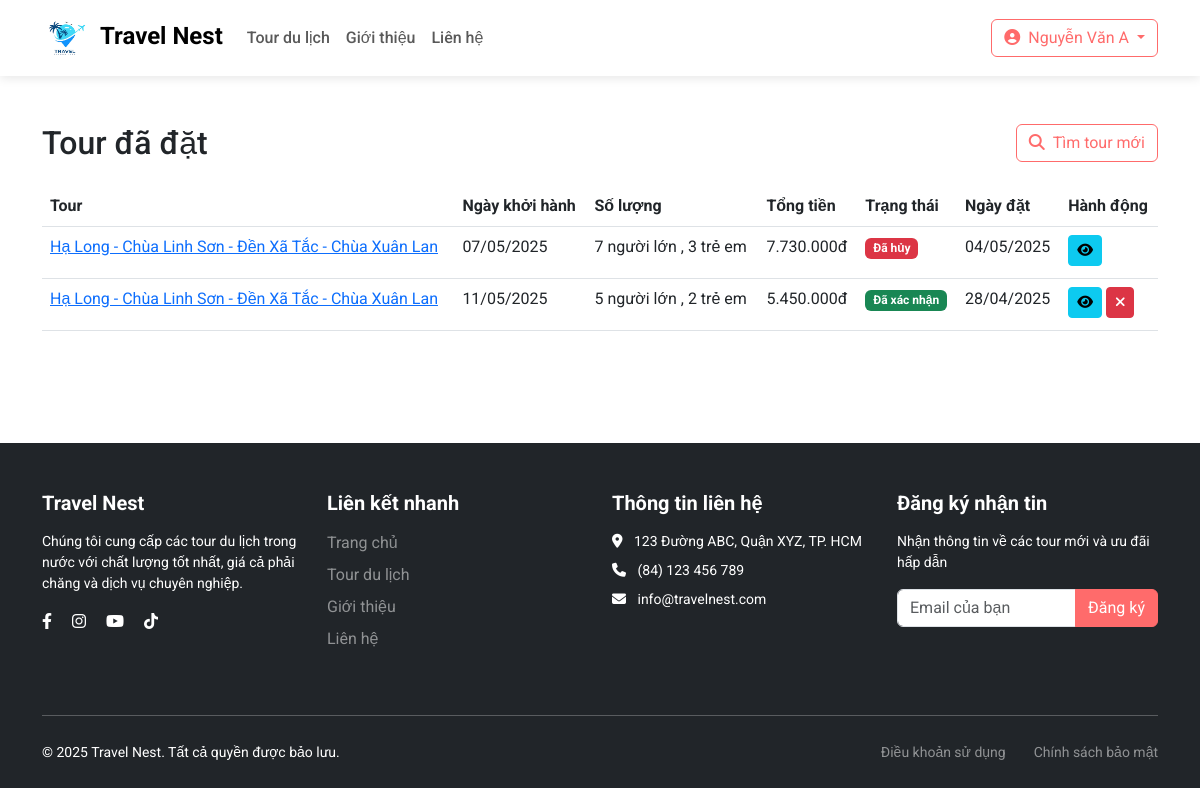
The app's page /my-bookings.php (signed in) with its own data.
### tables this page shows
CREATE TABLE `bookings` (
  `booking_id` int NOT NULL,
  `user_id` int NOT NULL,
  `tour_id` int NOT NULL,
  `date_id` int NOT NULL,
  `num_adults` int NOT NULL DEFAULT '1',
  `num_children` int NOT NULL DEFAULT '0',
  `total_price` decimal(10,2) NOT NULL,
  `notes` text,
  `status` enum('confirmed','completed','cancelled') DEFAULT 'confirmed',
  `booking_date` timestamp NULL DEFAULT CURRENT_TIMESTAMP,
  `updated_at` timestamp NULL DEFAULT CURRENT_TIMESTAMP ON UPDATE CURRENT_TIMESTAMP
);

CREATE TABLE `tours` (
  `tour_id` int NOT NULL,
  `name` varchar(255) NOT NULL,
  `description` text NOT NULL,
  `location` varchar(100) NOT NULL,
  `duration` varchar(50) NOT NULL,
  `price_adult` decimal(10,2) NOT NULL,
  `price_child` decimal(10,2) NOT NULL,
  `image1` varchar(255) DEFAULT NULL,
  `image2` varchar(255) DEFAULT NULL,
  `image3` varchar(255) DEFAULT NULL,
  `status` enum('active','inactive') DEFAULT 'active',
  `created_at` timestamp NULL DEFAULT CURRENT_TIMESTAMP,
  `updated_at` timestamp NULL DEFAULT CURRENT_TIMESTAMP ON UPDATE CURRENT_TIMESTAMP
);

CREATE TABLE `tour_dates` (
  `date_id` int NOT NULL,
  `tour_id` int NOT NULL,
  `departure_date` date NOT NULL,
  `available_seats` int NOT NULL DEFAULT '20',
  `status` enum('available','full','cancelled') DEFAULT 'available'
);

### my-bookings.php (the view, shortened to what this page needs)
<?php
include 'config/config.php';
$userId = $_SESSION['user_id'];
$stmt = $conn->prepare("
    SELECT b.booking_id, b.booking_date, b.status, b.total_price,
           b.num_adults, b.num_children, b.notes,
           t.tour_id, t.name as tour_name, t.location, t.image1,
           td.departure_date,
           (SELECT COUNT(*) FROM reviews r WHERE r.booking_id = b.booking_id) as has_review
    FROM bookings b
    INNER JOIN tours t ON b.tour_id = t.tour_id
    INNER JOIN tour_dates td ON b.date_id = td.date_id
    WHERE b.user_id = ?
    ORDER BY b.booking_date DESC
");
$stmt->bind_param("i", $userId);
$stmt->execute();
$bookings = $stmt->get_result();
include 'layouts/header.php';
?>
<div class="container py-5">
    <div class="row">
        <div class="col-12">
            <div class="d-flex justify-content-between align-items-center mb-4">
                <h2 class="mb-0">Tour đã đặt</h2>
                <a href="tours.php" class="btn btn-outline-primary">
                    <i class="fas fa-search me-2"></i>Tìm tour mới
                </a>
            </div>
            <?php if ($bookings->num_rows > 0): ?>
                <table class="table">
                    <thead>
                        <tr>
                            <th>Tour</th>
                            <th>Ngày khởi hành</th>
                            <th>Số lượng</th>
                            <th>Tổng tiền</th>
                            <th>Trạng thái</th>
                            <th>Ngày đặt</th>
                            <th>Hành động</th>
                        </tr>
                    </thead>
                    <tbody>
                        <?php while ($booking = $bookings->fetch_assoc()): ?>
                            <tr>
                                <td><a href="tour-detail.php?id=<?php echo $booking['tour_id']; ?>"><?php echo $booking['tour_name']; ?></a></td>
                                <td><?php echo date('d/m/Y', strtotime($booking['departure_date'])); ?></td>
                                <td>
                                    <?php echo $booking['num_adults']; ?> người lớn
                                    <?php if ($booking['num_children'] > 0): ?>, <?php echo $booking['num_children']; ?> trẻ em<?php endif; ?>
                                </td>
                                <td><?php echo number_format($booking['total_price'], 0, ',', '.'); ?>đ</td>
                                <td>
                                    <?php
                                    $statusClass = $statusText = '';
                                    switch ($booking['status']) {
                                        case 'confirmed':
                                            $statusClass = 'bg-success';
                                            $statusText = 'Đã xác nhận';
                                            break;
                                        case 'cancelled':
                                            $statusClass = 'bg-danger';
                                            $statusText = 'Đã hủy';
                                            break;
                                    }
                                    ?>
                                    <span class="badge <?php echo $statusClass; ?>"><?php echo $statusText; ?></span>
                                </td>
                                <td><?php echo date('d/m/Y', strtotime($booking['booking_date'])); ?></td>
                                <td>
                                    <button type="button" class="btn btn-sm btn-info mb-1" data-bs-toggle="modal" data-bs-target="#detailModal<?php echo $booking['booking_id']; ?>">
                                        <i class="fas fa-eye"></i>
                                    </button>
                                    <?php if ($booking['status'] === 'confirmed'): ?>
                                        <a href="?cancel=<?php echo $booking['booking_id']; ?>" class="btn btn-sm btn-danger mb-1" onclick="return confirm('Bạn có chắc chắn muốn hủy đơn đặt tour này?')">
                                            <i class="fas fa-times"></i>
                                        </a>
                                    <?php endif; ?>
                                </td>
                            </tr>
                        <?php endwhile; ?>
                    </tbody>
                </table>
            <?php endif; ?>
        </div>
    </div>
</div>
<?php include 'layouts/footer.php'; ?>

### assets/css/style.css (style rules this page uses)
:root { --primary: #FF6B6B; --primary-dark: #ff5252; --secondary: #4ECDC4; --dark: #292F36; --light: #F7FFF7; --gray: #6c757d; }
body { font-family: 'Roboto', sans-serif; overflow-x: hidden; }
.btn-outline-primary { color: #FF6B6B; border-color: #FF6B6B; }

### records on screen
bookings: tour.name "Hạ Long - Chùa Linh Sơn - Đền Xã Tắc - Chùa Xuân Lan", date.departure_date "07/05/2025", num_adults "7", num_children "3", total_price "7.730.000", status "Đã hủy", booking_date "04/05/2025"
bookings: tour.name "Hạ Long - Chùa Linh Sơn - Đền Xã Tắc - Chùa Xuân Lan", date.departure_date "11/05/2025", num_adults "5", num_children "2", total_price "5.450.000", status "Đã xác nhận", booking_date "28/04/2025"

### other values on screen
$_SESSION['full_name'] "Nguyễn Văn A"
